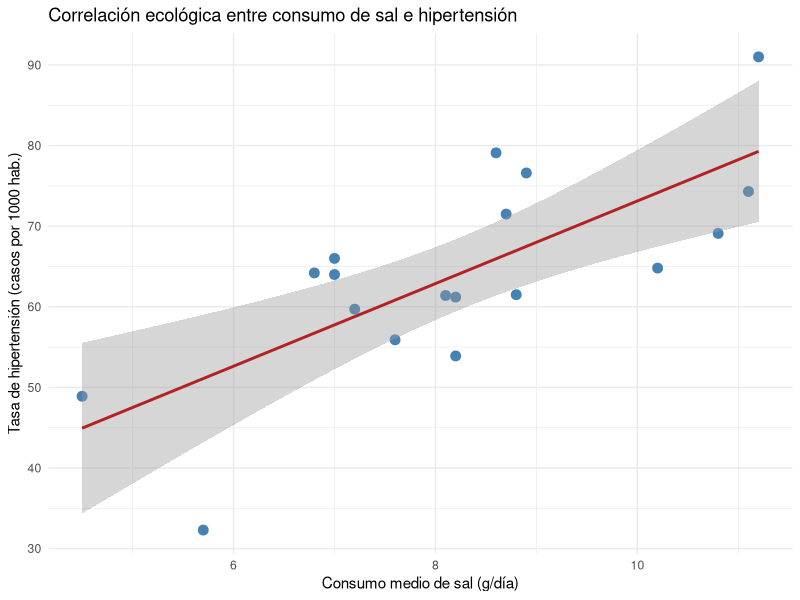

Generate this figure with R:
## ---- chunk 1
knitr::opts_chunk$set(echo = TRUE, message = FALSE, warning = FALSE)
library(tidyverse)
## ---- chunk 2
set.seed(123)

n_regiones <- 18

datos_ecologicos <- tibble(
  region = paste("Región", 1:n_regiones),
  consumo_sal = round(rnorm(n_regiones, mean = 8, sd = 1.8), 1)
) |>
  mutate(
    tasa_hipertension = round(15 + 6 * consumo_sal + rnorm(n_regiones, mean = 0, sd = 10), 1)
  )

datos_ecologicos
## ---- chunk 3
correlacion <- cor(datos_ecologicos$consumo_sal, datos_ecologicos$tasa_hipertension)
correlacion

test_correlacion <- cor.test(datos_ecologicos$consumo_sal, datos_ecologicos$tasa_hipertension)
test_correlacion
## ---- chunk 4
modelo_ecologico <- lm(tasa_hipertension ~ consumo_sal, data = datos_ecologicos)
summary(modelo_ecologico)
## ---- chunk 5
ggplot(datos_ecologicos, aes(x = consumo_sal, y = tasa_hipertension)) +
  geom_point(size = 3, color = "steelblue") +
  geom_smooth(method = "lm", se = TRUE, color = "firebrick") +
  labs(
    x = "Consumo medio de sal (g/día)",
    y = "Tasa de hipertensión (casos por 1000 hab.)",
    title = "Correlación ecológica entre consumo de sal e hipertensión"
  ) +
  theme_minimal()
